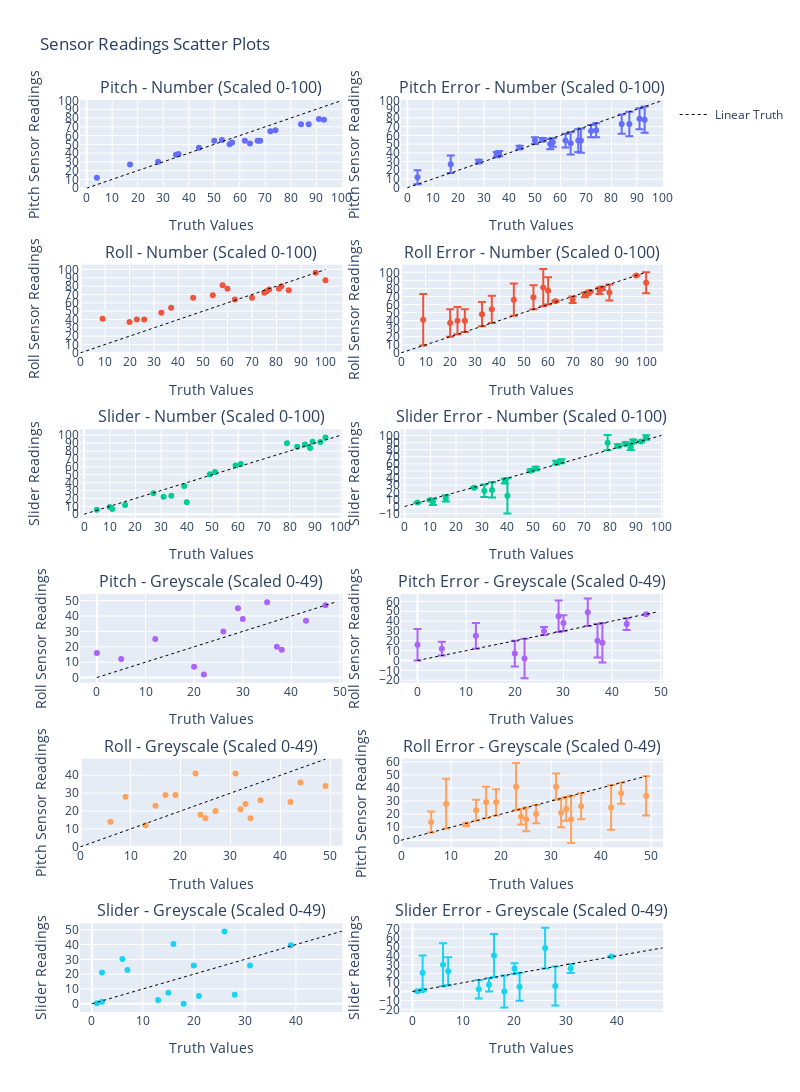

The notebook cell this image was saved under:
### Code cell
g_pitch_greyscale_df = df[(df["experiment_type"] == "gesture_pitch_greyscale")]
g_pitch_number_df = df[(df["experiment_type"] == "gesture_pitch_number")]
g_roll_greyscale_df = df[(df["experiment_type"] == "gesture_roll_greyscale")]
g_roll_number_df = df[(df["experiment_type"] == "gesture_roll_number")]
g_slider_greyscale_df = df[(df["experiment_type"] == "slider_greyscale")]
g_slider_number_df = df[(df["experiment_type"] == "slider_number")]

fig = sp.make_subplots(rows=6, cols=2, subplot_titles=(
    'Pitch - Number (Scaled 0-100)',
    'Pitch Error - Number (Scaled 0-100)',
    'Roll - Number (Scaled 0-100)',
    'Roll Error - Number (Scaled 0-100)',
    'Slider - Number (Scaled 0-100)',
    'Slider Error - Number (Scaled 0-100)',
    'Pitch - Greyscale (Scaled 0-49)',
    'Pitch Error - Greyscale (Scaled 0-49)',
    'Roll - Greyscale (Scaled 0-49)',
    'Roll Error - Greyscale (Scaled 0-49)',
    'Slider - Greyscale (Scaled 0-49)',
    'Slider Error - Greyscale (Scaled 0-49)'
))

def add_scatter_with_equal_axes(df, truth_info, error_y, scale, row, col, fig):
    legend_repeated = row < 2 and col < 2
    trace = px.scatter(df, x="truth", y=truth_info['truth'], error_y=error_y, color_discrete_sequence=[px.colors.qualitative.Plotly[row - 1]]).data[0]
    fig.add_trace(trace, row=row, col=col)
    fig.update_xaxes(tickmode='linear', dtick=10, row=row, col=col)
    fig.update_yaxes(tickmode='linear', dtick=10, row=row, col=col)
    fig.add_shape(
        type="line",
        x0=0, y0=0, x1=scale, y1=scale,
        line=dict(color="Black", width=1, dash="dot"),
        row=row, col=col,
        showlegend=legend_repeated,
        name="Linear Truth")

add_scatter_with_equal_axes(g_pitch_number_df, experiment_truth_type["gesture_pitch_number"], None, scale_type["gesture_pitch_number"], 1, 1, fig)
add_scatter_with_equal_axes(g_pitch_number_df, experiment_truth_type["gesture_pitch_number"], experiment_truth_type["gesture_pitch_number"]["truth_diff"], scale_type["gesture_pitch_number"], 1, 2, fig)

add_scatter_with_equal_axes(g_roll_number_df, experiment_truth_type["gesture_roll_number"], None, scale_type["gesture_roll_number"], 2, 1, fig)
add_scatter_with_equal_axes(g_roll_number_df, experiment_truth_type["gesture_roll_number"], experiment_truth_type["gesture_roll_number"]["truth_diff"], scale_type["gesture_roll_number"], 2, 2, fig)

add_scatter_with_equal_axes(g_slider_number_df, experiment_truth_type["slider_number"], None, scale_type["slider_number"], 3, 1, fig)
add_scatter_with_equal_axes(g_slider_number_df, experiment_truth_type["slider_number"], experiment_truth_type["slider_number"]["truth_diff"], scale_type["slider_number"], 3, 2, fig)

add_scatter_with_equal_axes(g_pitch_greyscale_df, experiment_truth_type["gesture_pitch_greyscale"], None, scale_type["gesture_pitch_greyscale"], 4, 1, fig)
add_scatter_with_equal_axes(g_pitch_greyscale_df, experiment_truth_type["gesture_pitch_greyscale"], experiment_truth_type["gesture_pitch_greyscale"]["truth_diff"], scale_type["gesture_pitch_greyscale"], 4, 2, fig)

add_scatter_with_equal_axes(g_roll_greyscale_df, experiment_truth_type["gesture_roll_greyscale"], None, scale_type["gesture_roll_greyscale"], 5, 1, fig)
add_scatter_with_equal_axes(g_roll_greyscale_df, experiment_truth_type["gesture_roll_greyscale"], experiment_truth_type["gesture_roll_greyscale"]["truth_diff"], scale_type["gesture_roll_greyscale"], 5, 2, fig)

add_scatter_with_equal_axes(g_slider_greyscale_df, experiment_truth_type["slider_greyscale"], None, scale_type["slider_greyscale"], 6, 1, fig)
add_scatter_with_equal_axes(g_slider_greyscale_df, experiment_truth_type["slider_greyscale"], experiment_truth_type["slider_greyscale"]["truth_diff"], scale_type["slider_greyscale"], 6, 2, fig)

fig.update_layout(height=6*400, width=2*400, title_text="Sensor Readings Scatter Plots")
fig.update_xaxes(title_text="Truth Values")
fig.update_yaxes(title_text="Sensor Readings")

fig['layout']['yaxis1'].update(title='Pitch Sensor Readings')
fig['layout']['yaxis2'].update(title='Pitch Sensor Readings')
fig['layout']['yaxis3'].update(title='Roll Sensor Readings')
fig['layout']['yaxis4'].update(title='Roll Sensor Readings')
fig['layout']['yaxis5'].update(title='Slider Readings')
fig['layout']['yaxis6'].update(title='Slider Readings')
fig['layout']['yaxis7'].update(title='Roll Sensor Readings')
fig['layout']['yaxis8'].update(title='Roll Sensor Readings')
fig['layout']['yaxis9'].update(title='Pitch Sensor Readings')
fig['layout']['yaxis10'].update(title='Pitch Sensor Readings')
fig['layout']['yaxis11'].update(title='Slider Readings')
fig['layout']['yaxis12'].update(title='Slider Readings')

fig.show()

### Figure 1 — Plotly figure (JSON) as saved in the notebook; plotly's stock layout.template omitted (floating-point values rounded to 4 significant figures)
{"data": [{"hovertemplate": "truth=%{x}<br>pitch_truth=%{y}<extra></extra>", "legendgroup": "", "marker": {"color": "#636EFA", "symbol": "circle"}, "mode": "markers", "name": "", "orientation": "v", "showlegend": false, "type": "scatter", "x": [64, 67, 91, 62, 74, 68, 28, 56, 57, 93, 35, 36, 44, 4, 84, 72, 87, 53, 17, 50], "xaxis": "x", "y": [51, 54, 79, 54, 66, 54, 30, 50, 52, 78, 38, 39, 46, 12, 73, 65, 73, 55, 27, 54], "yaxis": "y"}, {"error_y": {"array": [13, 13, 12, 8, 8, 14, 2, 6, 5, 15, 3, 3, 2, 8, 11, 7, 14, 2, 10, 4]}, "hovertemplate": "truth=%{x}<br>pitch_truth=%{y}<extra></extra>", "legendgroup": "", "marker": {"color": "#636EFA", "symbol": "circle"}, "mode": "markers", "name": "", "orientation": "v", "showlegend": false, "type": "scatter", "x": [64, 67, 91, 62, 74, 68, 28, 56, 57, 93, 35, 36, 44, 4, 84, 72, 87, 53, 17, 50], "xaxis": "x2", "y": [51, 54, 79, 54, 66, 54, 30, 50, 52, 78, 38, 39, 46, 12, 73, 65, 73, 55, 27, 54], "yaxis": "y2"}, {"hovertemplate": "truth=%{x}<br>roll_truth=%{y}<extra></extra>", "legendgroup": "", "marker": {"color": "#EF553B", "symbol": "circle"}, "mode": "markers", "name": "", "orientation": "v", "showlegend": false, "type": "scatter", "x": [75, 81, 70, 26, 20, 63, 85, 100, 96, 46, 58, 9, 60, 54, 37, 76, 33, 77, 82, 23], "xaxis": "x3", "y": [72, 77, 66, 40, 37, 64, 75, 87, 96, 66, 81, 41, 77, 69, 54, 74, 48, 76, 80, 40], "yaxis": "y3"}, {"error_y": {"array": [3, 4, 4, 14, 17, 1, 10, 13, 0, 20, 23, 32, 17, 15, 17, 2, 15, 1, 2, 17]}, "hovertemplate": "truth=%{x}<br>roll_truth=%{y}<extra></extra>", "legendgroup": "", "marker": {"color": "#EF553B", "symbol": "circle"}, "mode": "markers", "name": "", "orientation": "v", "showlegend": false, "type": "scatter", "x": [75, 81, 70, 26, 20, 63, 85, 100, 96, 46, 58, 9, 60, 54, 37, 76, 33, 77, 82, 23], "xaxis": "x4", "y": [72, 77, 66, 40, 37, 64, 75, 87, 96, 66, 81, 41, 77, 69, 54, 74, 48, 76, 80, 40], "yaxis": "y4"}, {"hovertemplate": "truth=%{x}<br>value=%{y}<extra></extra>", "legendgroup": "", "marker": {"color": "#00CC96", "symbol": "circle"}, "mode": "markers", "name": "", "orientation": "v", "showlegend": false, "type": "scatter", "x": [89, 11, 61, 94, 79, 40, 34, 49, 16, 39, 31, 10, 27, 88, 5, 51, 59, 92, 86, 83], "xaxis": "x5", "y": [91.7, 6.66, 63.67, 97.06, 89.81, 15.06, 23.35, 50.49, 11.63, 35.76, 22.17, 9.045, 26.55, 83.67, 5.584, 53.39, 61.72, 91.33, 88.19, 85.32], "yaxis": "y5"}, {"error_y": {"array": [2.702, 4.34, 2.674, 3.06, 10.81, 24.94, 10.65, 1.491, 4.371, 3.244, 8.832, 0.9554, 0.4522, 4.333, 0.5836, 2.388, 2.716, 0.6706, 2.194, 2.321]}, "hovertemplate": "truth=%{x}<br>value=%{y}<extra></extra>", "legendgroup": "", "marker": {"color": "#00CC96", "symbol": "circle"}, "mode": "markers", "name": "", "orientation": "v", "showlegend": false, "type": "scatter", "x": [89, 11, 61, 94, 79, 40, 34, 49, 16, 39, 31, 10, 27, 88, 5, 51, 59, 92, 86, 83], "xaxis": "x6", "y": [91.7, 6.66, 63.67, 97.06, 89.81, 15.06, 23.35, 50.49, 11.63, 35.76, 22.17, 9.045, 26.55, 83.67, 5.584, 53.39, 61.72, 91.33, 88.19, 85.32], "yaxis": "y6"}, {"hovertemplate": "truth=%{x}<br>pitch_truth=%{y}<extra></extra>", "legendgroup": "", "marker": {"color": "#AB63FA", "symbol": "circle"}, "mode": "markers", "name": "", "orientation": "v", "showlegend": false, "type": "scatter", "x": [20, 5, 29, 37, 43, 22, 38, 30, 26, 12, 0, 47, 35], "xaxis": "x7", "y": [7, 12, 45, 20, 37, 2, 18, 38, 30, 25, 16, 47, 49], "yaxis": "y7"}, {"error_y": {"array": [13, 7, 16, 17, 6, 20, 20, 8, 4, 13, 16, 0, 14]}, "hovertemplate": "truth=%{x}<br>pitch_truth=%{y}<extra></extra>", "legendgroup": "", "marker": {"color": "#AB63FA", "symbol": "circle"}, "mode": "markers", "name": "", "orientation": "v", "showlegend": false, "type": "scatter", "x": [20, 5, 29, 37, 43, 22, 38, 30, 26, 12, 0, 47, 35], "xaxis": "x8", "y": [7, 12, 45, 20, 37, 2, 18, 38, 30, 25, 16, 47, 49], "yaxis": "y8"}, {"hovertemplate": "truth=%{x}<br>roll_truth=%{y}<extra></extra>", "legendgroup": "", "marker": {"color": "#FFA15A", "symbol": "circle"}, "mode": "markers", "name": "", "orientation": "v", "showlegend": false, "type": "scatter", "x": [44, 23, 36, 9, 25, 32, 49, 6, 24, 15, 27, 17, 42, 31, 13, 34, 19, 33], "xaxis": "x9", "y": [36, 41, 26, 28, 16, 21, 34, 14, 18, 23, 20, 29, 25, 41, 12, 16, 29, 24], "yaxis": "y9"}, {"error_y": {"array": [8, 18, 10, 19, 9, 11, 15, 8, 6, 8, 7, 12, 17, 10, 1, 18, 10, 9]}, "hovertemplate": "truth=%{x}<br>roll_truth=%{y}<extra></extra>", "legendgroup": "", "marker": {"color": "#FFA15A", "symbol": "circle"}, "mode": "markers", "name": "", "orientation": "v", "showlegend": false, "type": "scatter", "x": [44, 23, 36, 9, 25, 32, 49, 6, 24, 15, 27, 17, 42, 31, 13, 34, 19, 33], "xaxis": "x10", "y": [36, 41, 26, 28, 16, 21, 34, 14, 18, 23, 20, 29, 25, 41, 12, 16, 29, 24], "yaxis": "y10"}, {"hovertemplate": "truth=%{x}<br>value=%{y}<extra></extra>", "legendgroup": "", "marker": {"color": "#19D3F3", "symbol": "circle"}, "mode": "markers", "name": "", "orientation": "v", "showlegend": false, "type": "scatter", "x": [21, 39, 16, 7, 2, 1, 18, 31, 15, 26, 6, 13, 28, 20, 2], "xaxis": "x11", "y": [5.326, 39.46, 40.33, 22.78, 1.32, 0.4262, 0, 25.84, 7.511, 48.81, 30.18, 2.565, 6.109, 25.84, 21.17], "yaxis": "y11"}, {"error_y": {"array": [15.67, 0.4558, 24.33, 15.78, 0.6797, 0.5738, 18, 5.155, 7.489, 22.81, 24.18, 10.43, 21.89, 5.842, 19.17]}, "hovertemplate": "truth=%{x}<br>value=%{y}<extra></extra>", "legendgroup": "", "marker": {"color": "#19D3F3", "symbol": "circle"}, "mode": "markers", "name": "", "orientation": "v", "showlegend": false, "type": "scatter", "x": [21, 39, 16, 7, 2, 1, 18, 31, 15, 26, 6, 13, 28, 20, 2], "xaxis": "x12", "y": [5.326, 39.46, 40.33, 22.78, 1.32, 0.4262, 0, 25.84, 7.511, 48.81, 30.18, 2.565, 6.109, 25.84, 21.17], "yaxis": "y12"}], "layout": {"annotations": [{"font": {"size": 16}, "showarrow": false, "text": "Pitch - Number (Scaled 0-100)", "x": 0.225, "xanchor": "center", "xref": "paper", "y": 1.0, "yanchor": "bottom", "yref": "paper"}, {"font": {"size": 16}, "showarrow": false, "text": "Pitch Error - Number (Scaled 0-100)", "x": 0.775, "xanchor": "center", "xref": "paper", "y": 1.0, "yanchor": "bottom", "yref": "paper"}, {"font": {"size": 16}, "showarrow": false, "text": "Roll - Number (Scaled 0-100)", "x": 0.225, "xanchor": "center", "xref": "paper", "y": 0.8194, "yanchor": "bottom", "yref": "paper"}, {"font": {"size": 16}, "showarrow": false, "text": "Roll Error - Number (Scaled 0-100)", "x": 0.775, "xanchor": "center", "xref": "paper", "y": 0.8194, "yanchor": "bottom", "yref": "paper"}, {"font": {"size": 16}, "showarrow": false, "text": "Slider - Number (Scaled 0-100)", "x": 0.225, "xanchor": "center", "xref": "paper", "y": 0.6389, "yanchor": "bottom", "yref": "paper"}, {"font": {"size": 16}, "showarrow": false, "text": "Slider Error - Number (Scaled 0-100)", "x": 0.775, "xanchor": "center", "xref": "paper", "y": 0.6389, "yanchor": "bottom", "yref": "paper"}, {"font": {"size": 16}, "showarrow": false, "text": "Pitch - Greyscale (Scaled 0-49)", "x": 0.225, "xanchor": "center", "xref": "paper", "y": 0.4583, "yanchor": "bottom", "yref": "paper"}, {"font": {"size": 16}, "showarrow": false, "text": "Pitch Error - Greyscale (Scaled 0-49)", "x": 0.775, "xanchor": "center", "xref": "paper", "y": 0.4583, "yanchor": "bottom", "yref": "paper"}, {"font": {"size": 16}, "showarrow": false, "text": "Roll - Greyscale (Scaled 0-49)", "x": 0.225, "xanchor": "center", "xref": "paper", "y": 0.2778, "yanchor": "bottom", "yref": "paper"}, {"font": {"size": 16}, "showarrow": false, "text": "Roll Error - Greyscale (Scaled 0-49)", "x": 0.775, "xanchor": "center", "xref": "paper", "y": 0.2778, "yanchor": "bottom", "yref": "paper"}, {"font": {"size": 16}, "showarrow": false, "text": "Slider - Greyscale (Scaled 0-49)", "x": 0.225, "xanchor": "center", "xref": "paper", "y": 0.09722, "yanchor": "bottom", "yref": "paper"}, {"font": {"size": 16}, "showarrow": false, "text": "Slider Error - Greyscale (Scaled 0-49)", "x": 0.775, "xanchor": "center", "xref": "paper", "y": 0.09722, "yanchor": "bottom", "yref": "paper"}], "height": 2400, "shapes": [{"line": {"color": "Black", "dash": "dot", "width": 1}, "name": "Linear Truth", "showlegend": true, "type": "line", "x0": 0, "x1": 100, "xref": "x", "y0": 0, "y1": 100, "yref": "y"}, {"line": {"color": "Black", "dash": "dot", "width": 1}, "name": "Linear Truth", "showlegend": false, "type": "line", "x0": 0, "x1": 100, "xref": "x2", "y0": 0, "y1": 100, "yref": "y2"}, {"line": {"color": "Black", "dash": "dot", "width": 1}, "name": "Linear Truth", "showlegend": false, "type": "line", "x0": 0, "x1": 100, "xref": "x3", "y0": 0, "y1": 100, "yref": "y3"}, {"line": {"color": "Black", "dash": "dot", "width": 1}, "name": "Linear Truth", "showlegend": false, "type": "line", "x0": 0, "x1": 100, "xref": "x4", "y0": 0, "y1": 100, "yref": "y4"}, {"line": {"color": "Black", "dash": "dot", "width": 1}, "name": "Linear Truth", "showlegend": false, "type": "line", "x0": 0, "x1": 100, "xref": "x5", "y0": 0, "y1": 100, "yref": "y5"}, {"line": {"color": "Black", "dash": "dot", "width": 1}, "name": "Linear Truth", "showlegend": false, "type": "line", "x0": 0, "x1": 100, "xref": "x6", "y0": 0, "y1": 100, "yref": "y6"}, {"line": {"color": "Black", "dash": "dot", "width": 1}, "name": "Linear Truth", "showlegend": false, "type": "line", "x0": 0, "x1": 49, "xref": "x7", "y0": 0, "y1": 49, "yref": "y7"}, {"line": {"color": "Black", "dash": "dot", "width": 1}, "name": "Linear Truth", "showlegend": false, "type": "line", "x0": 0, "x1": 49, "xref": "x8", "y0": 0, "y1": 49, "yref": "y8"}, {"line": {"color": "Black", "dash": "dot", "width": 1}, "name": "Linear Truth", "showlegend": false, "type": "line", "x0": 0, "x1": 49, "xref": "x9", "y0": 0, "y1": 49, "yref": "y9"}, {"line": {"color": "Black", "dash": "dot", "width": 1}, "name": "Linear Truth", "showlegend": false, "type": "line", "x0": 0, "x1": 49, "xref": "x10", "y0": 0, "y1": 49, "yref": "y10"}, {"line": {"color": "Black", "dash": "dot", "width": 1}, "name": "Linear Truth", "showlegend": false, "type": "line", "x0": 0, "x1": 49, "xref": "x11", "y0": 0, "y1": 49, "yref": "y11"}, {"line": {"color": "Black", "dash": "dot", "width": 1}, "name": "Linear Truth", "showlegend": false, "type": "line", "x0": 0, "x1": 49, "xref": "x12", "y0": 0, "y1": 49, "yref": "y12"}], "title": {"text": "Sensor Readings Scatter Plots"}, "width": 800, "xaxis": {"anchor": "y", "domain": [0, 0.45], "dtick": 10, "tickmode": "linear", "title": {"text": "Truth Values"}}, "xaxis10": {"anchor": "y10", "domain": [0.55, 1], "dtick": 10, "tickmode": "linear", "title": {"text": "Truth Values"}}, "xaxis11": {"anchor": "y11", "domain": [0, 0.45], "dtick": 10, "tickmode": "linear", "title": {"text": "Truth Values"}}, "xaxis12": {"anchor": "y12", "domain": [0.55, 1], "dtick": 10, "tickmode": "linear", "title": {"text": "Truth Values"}}, "xaxis2": {"anchor": "y2", "domain": [0.55, 1], "dtick": 10, "tickmode": "linear", "title": {"text": "Truth Values"}}, "xaxis3": {"anchor": "y3", "domain": [0, 0.45], "dtick": 10, "tickmode": "linear", "title": {"text": "Truth Values"}}, "xaxis4": {"anchor": "y4", "domain": [0.55, 1], "dtick": 10, "tickmode": "linear", "title": {"text": "Truth Values"}}, "xaxis5": {"anchor": "y5", "domain": [0, 0.45], "dtick": 10, "tickmode": "linear", "title": {"text": "Truth Values"}}, "xaxis6": {"anchor": "y6", "domain": [0.55, 1], "dtick": 10, "tickmode": "linear", "title": {"text": "Truth Values"}}, "xaxis7": {"anchor": "y7", "domain": [0, 0.45], "dtick": 10, "tickmode": "linear", "title": {"text": "Truth Values"}}, "xaxis8": {"anchor": "y8", "domain": [0.55, 1], "dtick": 10, "tickmode": "linear", "title": {"text": "Truth Values"}}, "xaxis9": {"anchor": "y9", "domain": [0, 0.45], "dtick": 10, "tickmode": "linear", "title": {"text": "Truth Values"}}, "yaxis": {"anchor": "x", "domain": [0.9028, 1.0], "dtick": 10, "tickmode": "linear", "title": {"text": "Pitch Sensor Readings"}}, "yaxis10": {"anchor": "x10", "domain": [0.1806, 0.2778], "dtick": 10, "tickmode": "linear", "title": {"text": "Pitch Sensor Readings"}}, "yaxis11": {"anchor": "x11", "domain": [0, 0.09722], "dtick": 10, "tickmode": "linear", "title": {"text": "Slider Readings"}}, "yaxis12": {"anchor": "x12", "domain": [0, 0.09722], "dtick": 10, "tickmode": "linear", "title": {"text": "Slider Readings"}}, "yaxis2": {"anchor": "x2", "domain": [0.9028, 1.0], "dtick": 10, "tickmode": "linear", "title": {"text": "Pitch Sensor Readings"}}, "yaxis3": {"anchor": "x3", "domain": [0.7222, 0.8194], "dtick": 10, "tickmode": "linear", "title": {"text": "Roll Sensor Readings"}}, "yaxis4": {"anchor": "x4", "domain": [0.7222, 0.8194], "dtick": 10, "tickmode": "linear", "title": {"text": "Roll Sensor Readings"}}, "yaxis5": {"anchor": "x5", "domain": [0.5417, 0.6389], "dtick": 10, "tickmode": "linear", "title": {"text": "Slider Readings"}}, "yaxis6": {"anchor": "x6", "domain": [0.5417, 0.6389], "dtick": 10, "tickmode": "linear", "title": {"text": "Slider Readings"}}, "yaxis7": {"anchor": "x7", "domain": [0.3611, 0.4583], "dtick": 10, "tickmode": "linear", "title": {"text": "Roll Sensor Readings"}}, "yaxis8": {"anchor": "x8", "domain": [0.3611, 0.4583], "dtick": 10, "tickmode": "linear", "title": {"text": "Roll Sensor Readings"}}, "yaxis9": {"anchor": "x9", "domain": [0.1806, 0.2778], "dtick": 10, "tickmode": "linear", "title": {"text": "Pitch Sensor Readings"}}}}
